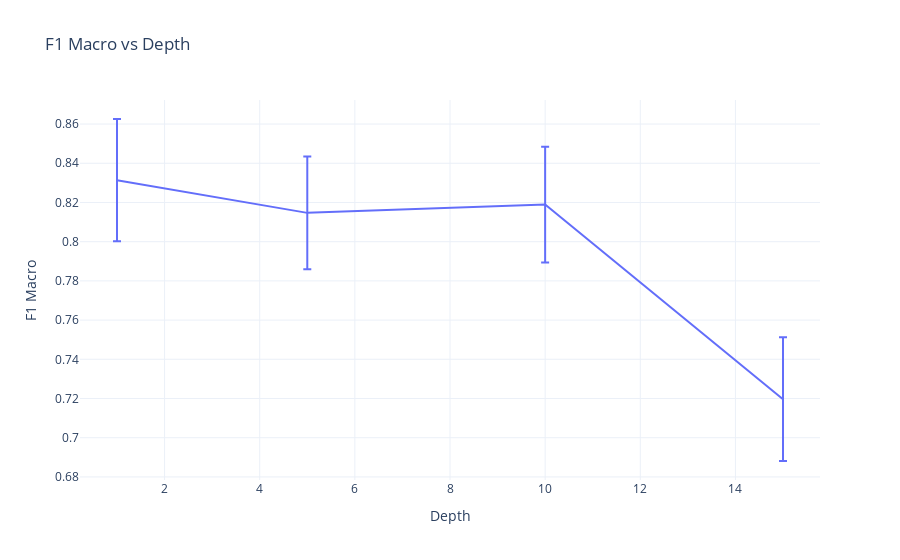

Source (notebook cell):
### Markdown cell above
#### Evaluating model performance

### Code cell
# looking at the scoring metrics of the model
accuracy = model.cv_results_['mean_test_accuracy']
recall = model.cv_results_['mean_test_recall_macro']
bal_acc = model.cv_results_['mean_test_balanced_accuracy']
f1 = model.cv_results_['mean_test_f1_macro']

SDaccuracy = model.cv_results_['std_test_accuracy']
SDrecall = model.cv_results_['std_test_recall_macro']
SDbal_acc = model.cv_results_['std_test_balanced_accuracy']
SDf1 = model.cv_results_['std_test_f1_macro']

depth = np.unique(model.cv_results_['param_max_depth']).data

final_model = pd.DataFrame(list(zip(depth, accuracy, recall, bal_acc, f1, SDaccuracy, SDrecall, SDbal_acc, SDf1)),
               columns=['depth', 'accuracy', 'recall', 'bal_acc', 'f1', 'accuracySD', 'recallSD', 'bal_accSD', 'f1SD'])

print(final_model)

#plotting an interactive plotly express graph
fig = px.line(
    final_model,
    x='depth',
    y='f1',
    #setting error bars to deviation of f1SD
    error_y='f1SD',
    title='F1 Macro vs Depth',
    labels={'depth': 'Depth', 'f1': 'F1 Macro'},
    template='plotly_white'
)
fig.show()

### Figure 1 — Plotly figure (JSON) as saved in the notebook; plotly's stock layout.template omitted (floating-point values rounded to 4 significant figures)
{"data": [{"error_y": {"array": [0.03121, 0.02874, 0.02948, 0.03155]}, "hovertemplate": "Depth=%{x}<br>F1 Macro=%{y}<extra></extra>", "legendgroup": "", "line": {"color": "#636efa", "dash": "solid"}, "marker": {"symbol": "circle"}, "mode": "lines", "name": "", "orientation": "v", "showlegend": false, "type": "scatter", "x": [1, 5, 10, 15], "xaxis": "x", "y": [0.8314, 0.8147, 0.8189, 0.7197], "yaxis": "y"}], "layout": {"legend": {"tracegroupgap": 0}, "title": {"text": "F1 Macro vs Depth"}, "xaxis": {"anchor": "y", "domain": [0, 1], "title": {"text": "Depth"}}, "yaxis": {"anchor": "x", "domain": [0, 1], "title": {"text": "F1 Macro"}}}}
